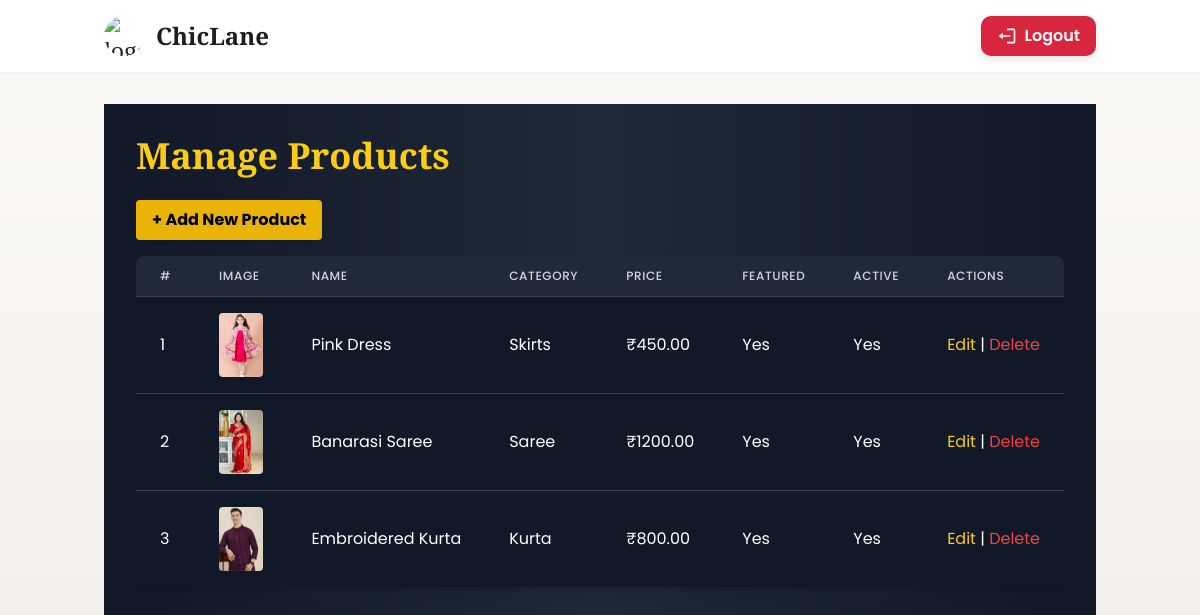
/admin-dashboard/products/ (signed in), run on the app's committed database.
### store/models.py (models this page shows, shortened)
class Product(models.Model):
    name = models.CharField(max_length=255)
    slug = models.SlugField(max_length=300, unique=True, blank=True)
    category = models.ForeignKey(
        Category,
        on_delete=models.SET_NULL,
        null=True,
        related_name="products"
    )
    description = models.TextField(blank=True)
    price = models.DecimalField(max_digits=10, decimal_places=2)
    discounted_price = models.DecimalField(max_digits=10, decimal_places=2, null=True, blank=True)
    is_featured = models.BooleanField(default=False)
    is_active = models.BooleanField(default=True)
    created_at = models.DateTimeField(auto_now_add=True)
    def get_price(self):
        return self.discounted_price if self.discounted_price else self.price
    @property
    def primary_image(self):
        return self.images.filter(is_primary=True).first()

class ProductImage(models.Model):
    product = models.ForeignKey(Product, on_delete=models.CASCADE, related_name="images")
    image = models.ImageField(upload_to="products/")
    alt_text = models.CharField(max_length=255, blank=True)
    is_primary = models.BooleanField(default=False)
    color = models.CharField(max_length=80, blank=True)  # optional for variant

class Category(models.Model):
    name = models.CharField(max_length=255)
    slug = models.SlugField(unique=True, blank=True)
    description = models.TextField(blank=True, null=True)
    parent = models.ForeignKey(
        'self',
        on_delete=models.SET_NULL,
        blank=True,
        null=True,
        related_name='subcategories'
    )
    image = models.ImageField(upload_to="category_images/", blank=True, null=True)
    class Meta:
        verbose_name_plural = "Categories"

### store/views.py (the view)
# urls.py: path('admin-dashboard/products/', views.manage_products, name='manage_products'),
@admin_required
def manage_products(request):
    products = Product.objects.all().order_by('-created_at')
    return render(request, "store/manage_products.html", {"products": products})

### store/context_processors.py (called while the page is built)
def cart_and_wishlist_counts(request):
    cart_count = 0
    wishlist_count = 0
    if request.user.is_authenticated:
        cart_count = CartItem.objects.filter(user=request.user).count()
        wishlist_count = Wishlist.objects.filter(user=request.user).count()
    else:
        session_key = request.session.session_key or request.session.create()
        cart_count = CartItem.objects.filter(session_key=session_key).count()
    return {
        "cart_count": cart_count,
        "wishlist_count": wishlist_count,
    }

### store/views.py (called while the page is built)
def admin_required(view_func):
    return user_passes_test(lambda u: u.is_staff, login_url='store:login')(view_func)

### store/templates/store/manage_products.html (shortened to what this page needs)
{% extends "store/base.html" %}
{% block content %}
<div class="min-h-screen bg-gradient-to-r from-gray-900 via-gray-800 to-gray-900 text-white p-8">
    <div class="max-w-7xl mx-auto">
        <h1 class="text-4xl font-extrabold mb-6 text-yellow-400">Manage Products</h1>
        <a href="{% url 'store:add_product' %}" class="mb-4 inline-block bg-yellow-500 text-black font-bold px-4 py-2 rounded shadow hover:bg-yellow-400">
            + Add New Product
        </a>
        <div class="overflow-x-auto rounded-lg bg-black bg-opacity-50 shadow-lg">
            <table class="min-w-full divide-y divide-gray-700">
                <thead class="bg-gray-800">
                    <tr>
                        <th class="px-6 py-3 text-left text-xs font-medium text-gray-300 uppercase tracking-wider">#</th>
                        <th class="px-6 py-3 text-left text-xs font-medium text-gray-300 uppercase tracking-wider">Image</th>
                        <th class="px-6 py-3 text-left text-xs font-medium text-gray-300 uppercase tracking-wider">Name</th>
                        <th class="px-6 py-3 text-left text-xs font-medium text-gray-300 uppercase tracking-wider">Category</th>
                        <th class="px-6 py-3 text-left text-xs font-medium text-gray-300 uppercase tracking-wider">Price</th>
                        <th class="px-6 py-3 text-left text-xs font-medium text-gray-300 uppercase tracking-wider">Featured</th>
                        <th class="px-6 py-3 text-left text-xs font-medium text-gray-300 uppercase tracking-wider">Active</th>
                        <th class="px-6 py-3 text-left text-xs font-medium text-gray-300 uppercase tracking-wider">Actions</th>
                    </tr>
                </thead>
                <tbody class="bg-gray-900 divide-y divide-gray-700">
                    {% for product in products %}
                    <tr>
                        <td class="px-6 py-4 whitespace-nowrap">{{ forloop.counter }}</td>
                        <td class="px-6 py-4 whitespace-nowrap">
                            {% if product.primary_image %}
                                <img src="{{ product.primary_image.image.url }}" alt="{{ product.name }}" class="h-16 w-16 object-cover rounded">
                            {% else %}
                                <span class="text-gray-400">No image</span>
                            {% endif %}
                        </td>
                        <td class="px-6 py-4 whitespace-nowrap">{{ product.name }}</td>
                        <td class="px-6 py-4 whitespace-nowrap">
                            {% if product.category %}
                                {{ product.category.name }}
                            {% else %}
                                -
                            {% endif %}
                        </td>
                        <td class="px-6 py-4 whitespace-nowrap">₹{{ product.get_price }}</td>
                        <td class="px-6 py-4 whitespace-nowrap">{% if product.is_featured %}Yes{% else %}No{% endif %}</td>
                        <td class="px-6 py-4 whitespace-nowrap">{% if product.is_active %}Yes{% else %}No{% endif %}</td>
                        <td class="px-6 py-4 whitespace-nowrap">
                            <a href="{% url 'store:edit_product' product.id %}" class="text-yellow-400 hover:underline">Edit</a> |
                            <a href="{% url 'store:delete_product' product.id %}" class="text-red-500 hover:underline">Delete</a>
                        </td>
                    </tr>
                    {% empty %}
                    <tr>
                        <td colspan="8" class="px-6 py-4 text-center text-gray-400">No products found.</td>
                    </tr>
                    {% endfor %}
                </tbody>
            </table>
        </div>
    </div>
</div>
{% endblock %}

### static/store/css/custom.css (style rules this page uses)
:root { --gold: #C9A34A; --ivory: #FBF9F6; --charcoal: #1E1E1E; --muted: #767676; }
body { background: var(--ivory); color: var(--charcoal); font-family: 'Inter', sans-serif; }

### store/templates/store/base.html (style rules this page uses)
body { font-family: 'Poppins', sans-serif !important; background: linear-gradient(180deg, #FBF9F6 0%, #F0ECE8 100%); color: #1E1E1E; }
h1, h2, h3, h4, h5, h6 { font-family: 'Playfair Display', serif; }

### data on the page
Product: primary_image.image (picture), name "Pink Dress", category.name "Skirts", get_price "450.00", is_featured "Yes", is_active "Yes"
Product: primary_image.image (picture), name "Banarasi Saree", category.name "Saree", get_price "1200.00", is_featured "Yes", is_active "Yes"
Product: primary_image.image (picture), name "Embroidered Kurta", category.name "Kurta", get_price "800.00", is_featured "Yes", is_active "Yes"
